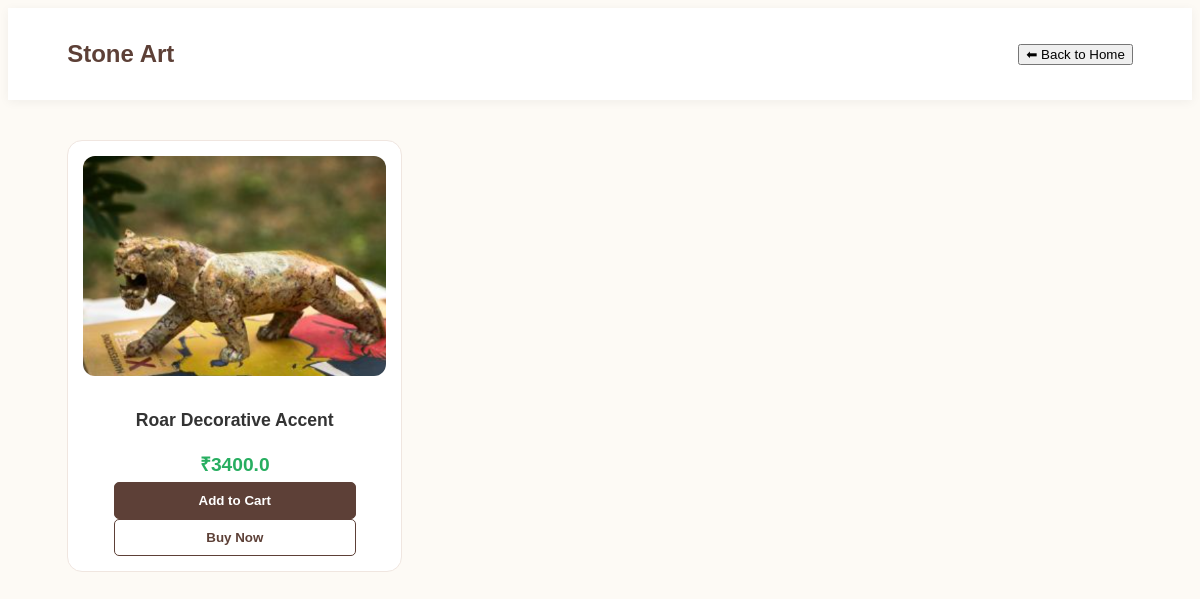
The app's page /category/2/ with its own data.
### handicraftapp/models.py (models this page shows, shortened)
class Category(models.Model):
    name = models.CharField(max_length=100)
    image = models.ImageField(upload_to='categories/', blank=True, null=True)

class Product(models.Model):
    category = models.ForeignKey('Category', on_delete=models.CASCADE)
    seller = models.ForeignKey(User, on_delete=models.CASCADE, related_name='products', null=True)
    name = models.CharField(max_length=200)
    price = models.FloatField()
    image = models.ImageField(upload_to='products/', blank=True, null=True)
    created_at = models.DateTimeField(auto_now_add=True)

### handicraftapp/views.py (the view)
# urls.py: path('category/<int:category_id>/', views.category_view, name='category'),
def category_view(request, category_id):
    category = get_object_or_404(Category, id=category_id)
    products = Product.objects.filter(category=category)
    return render(request, 'category_products.html', {
        'category': category,
        'products': products
    })

### templates/category_products.html (shortened to what this page needs)
{% load static %}
<!DOCTYPE html>
<html>
<head>
    <link rel="stylesheet" href="{% static 'styles.css' %}">
</head>
<body>
<header class="top-header">
    <h1>{{ category.name }}</h1>
    <a href="{% url 'home' %}">
        <button class="btn">⬅ Back to Home</button>
    </a>
</header>
<section id="products">
    {% for product in products %}
        <article class="product">
            {% if product.image %}
                <img src="{{ product.image.url }}" alt="{{ product.name }}">
            {% else %}
                <img src="{% static 'pictures/default.png' %}" alt="No Image">
            {% endif %}
            <h2>{{ product.name }}</h2>
            <p class="price">₹{{ product.price }}</p>
            <a href="{% url 'add_to_cart' product.id %}">
                <button class="cart">Add to Cart</button>
            </a>
            <a href="{% url 'payment' %}">
                <button>Buy Now</button>
            </a>
        </article>
    {% empty %}
        <p style="text-align:center;">No products in this category</p>
    {% endfor %}
</section>
</body>
</html>

### static/styles.css (style rules this page uses)
:root { --primary: #5d4037; --secondary: #8d6e63; --accent: #27ae60; --bg: #fdfaf5; --card-bg: #ffffff; --text: #333; --shadow: 0 10px 20px rgba(0,0,0,0.08); }
body { font-family: 'Poppins', sans-serif; background-color: var(--bg); color: var(--text); overflow-x: hidden; }
.top-header { background: var(--card-bg); padding: 1rem 5%; display: flex; justify-content: space-between; align-items: center; position: sticky; top: 0; z-index: 1000; box-shadow: 0 2px 10px rgba(0,0,0,0.05); }
.top-header h1 { color: var(--primary); font-size: 1.5rem; }
#products, #products1 { display: grid; grid-template-columns: repeat(auto-fill, minmax(260px, 1fr)); gap: 30px; padding: 40px 5%; }
.product { background: var(--card-bg); border-radius: 15px; padding: 15px; text-align: center; transition: all 0.4s cubic-bezier(0.175, 0.885, 0.32, 1.275); border: 1px solid #f0e6e0; }
.product img { width: 100%; height: 220px; object-fit: cover; border-radius: 12px; margin-bottom: 15px; }
.product h2 { font-size: 1.1rem; margin-bottom: 10px; }
.price { color: var(--accent); font-weight: 700; font-size: 1.2rem; margin-bottom: 5px; }
.product button { width: 80%; padding: 10px 5px; border: 1px solid var(--primary); border-radius: 5px; background: transparent; color: var(--primary); font-weight: 600; cursor: pointer; transition: 0.3s; }
.product button.cart { background: var(--primary); color: white; }

### records on screen
Category: name "Stone Art"
Product: image (picture), name "Roar Decorative Accent", price "3400.0"
